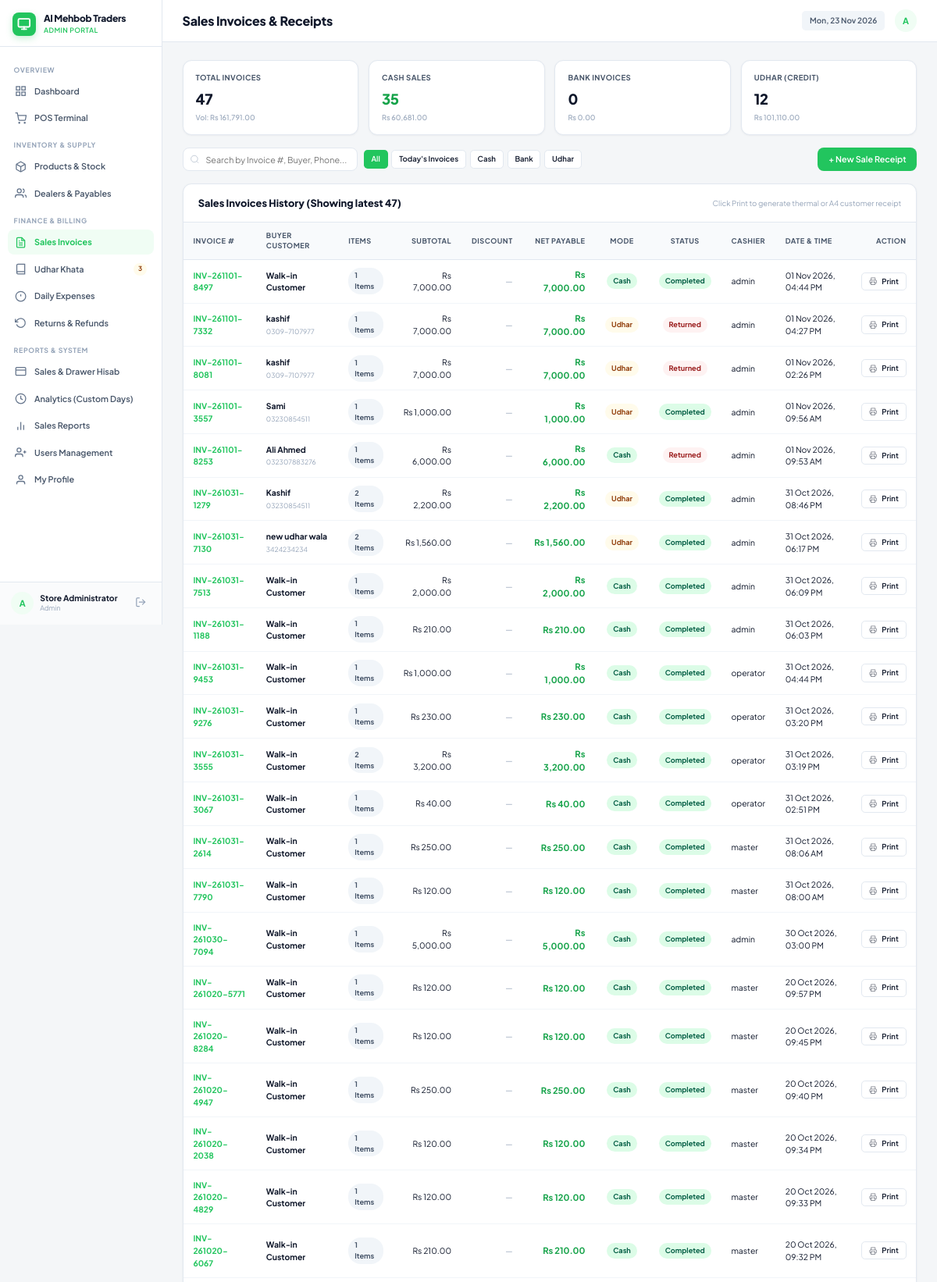
The app's page /admin/invoices.php (signed in, upper part) with its own data.
### tables this page shows
CREATE TABLE `store_settings` (
  `id` int(11) NOT NULL DEFAULT 1,
  `store_name` varchar(150) NOT NULL DEFAULT 'Super POS Mart',
  `phone` varchar(50) NOT NULL DEFAULT '0300-1234567',
  `address` varchar(255) NOT NULL DEFAULT 'Shop # 12, Main Commercial Market',
  `currency_symbol` varchar(10) NOT NULL DEFAULT 'Rs',
  `receipt_footer` varchar(255) NOT NULL DEFAULT 'Thank you for shopping with us! Items can be returned within 3 days with receipt.'
);

CREATE TABLE `sales` (
  `id` bigint(20) UNSIGNED NOT NULL,
  `invoice_number` varchar(40) NOT NULL,
  `buyer_name` varchar(150) DEFAULT NULL,
  `buyer_phone` varchar(40) DEFAULT NULL,
  `total_amount` decimal(12,2) NOT NULL DEFAULT 0.00,
  `bonus_discount` decimal(12,2) NOT NULL DEFAULT 0.00,
  `net_payable` decimal(12,2) NOT NULL DEFAULT 0.00,
  `paid_amount` decimal(12,2) NOT NULL DEFAULT 0.00,
  `change_returned` decimal(12,2) NOT NULL DEFAULT 0.00,
  `payment_mode` enum('Cash','Bank','Udhar') NOT NULL DEFAULT 'Cash',
  `status` enum('Completed','Returned') NOT NULL DEFAULT 'Completed',
  `operator_id` int(10) UNSIGNED DEFAULT NULL,
  `notes` varchar(255) DEFAULT NULL,
  `created_at` timestamp NOT NULL DEFAULT current_timestamp()
);

CREATE TABLE `users` (
  `id` int(10) UNSIGNED NOT NULL,
  `username` varchar(80) NOT NULL,
  `password_hash` varchar(255) NOT NULL,
  `plain_password` varchar(255) DEFAULT NULL,
  `full_name` varchar(120) DEFAULT NULL,
  `role` varchar(30) NOT NULL DEFAULT 'Operator',
  `status` enum('Active','Frozen') NOT NULL DEFAULT 'Active',
  `created_at` timestamp NOT NULL DEFAULT current_timestamp()
);

### admin/invoices.php (the view, shortened to what the rows shown need)
<?php
require_once __DIR__ . '/../includes/functions.php';
$pdo = db();
$conditions = [];
$params = [];
$whereClause = $conditions ? 'WHERE ' . implode(' AND ', $conditions) : '';
$invoices = $pdo->prepare("SELECT s.*, u.username as operator_name,
    (SELECT COUNT(*) FROM sale_items WHERE sale_id = s.id) as items_count
    FROM sales s
    LEFT JOIN users u ON u.id = s.operator_id
    $whereClause
    ORDER BY s.id DESC
    LIMIT 100");
$invoices->execute($params);
$rows = $invoices->fetchAll();
include __DIR__ . '/../includes/header.php';
?>
<div class="card">
    <div class="card-body" style="padding: 0;">
        <div class="table-responsive">
            <table class="table">
                <thead>
                    <tr>
                        <th>Invoice #</th>
                        <th>Buyer Customer</th>
                        <th>Items</th>
                        <th class="text-right">Subtotal</th>
                        <th class="text-right">Discount</th>
                        <th class="text-right">Net Payable</th>
                        <th class="text-center">Mode</th>
                        <th class="text-center">Status</th>
                        <th>Cashier</th>
                        <th>Date & Time</th>
                        <th class="text-right">Action</th>
                    </tr>
                </thead>
                <tbody>
                    <?php if (empty($rows)): ?>
                        <tr>
                            <td colspan="11" class="text-center text-muted" style="padding: 35px;">
                                No sales invoices found matching your filter criteria.
                            </td>
                        </tr>
                    <?php else: ?>
                        <?php foreach ($rows as $inv): ?>
                            <tr data-invoice-row>
                                <td>
                                    <strong style="color: var(--primary);"><?= e($inv['invoice_number']) ?></strong>
                                </td>
                                <td>
                                    <strong><?= e($inv['buyer_name'] ?: 'Walk-in Customer') ?></strong>
                                    <?php if ($inv['buyer_phone']): ?>
                                        <br><small class="text-muted"><?= e($inv['buyer_phone']) ?></small>
                                    <?php endif; ?>
                                </td>
                                <td><span class="badge badge-gray"><?= $inv['items_count'] ?> items</span></td>
                                <td class="text-right">Rs <?= money($inv['total_amount']) ?></td>
                                <td class="text-right text-muted">
                                    <?= $inv['bonus_discount'] > 0 ? 'Rs ' . money($inv['bonus_discount']) : '—' ?>
                                </td>
                                <td class="text-right font-bold text-success" style="font-size: 14px;">
                                    Rs <?= money($inv['net_payable']) ?>
                                </td>
                                <td class="text-center">
                                    <span class="badge badge-<?= $inv['payment_mode'] === 'Cash' ? 'success' : ($inv['payment_mode'] === 'Bank' ? 'info' : 'warning') ?>">
                                        <?= e($inv['payment_mode']) ?>
                                    </span>
                                </td>
                                <td class="text-center">
                                    <span class="badge badge-<?= $inv['status'] === 'Completed' ? 'success' : 'danger' ?>">
                                        <?= e($inv['status']) ?>
                                    </span>
                                </td>
                                <td><?= e($inv['operator_name'] ?? 'System') ?></td>
                                <td><?= date('d M Y, h:i A', strtotime($inv['created_at'])) ?></td>
                                <td class="text-right">
                                    <a href="<?= url('/print_invoice.php?invoice=' . urlencode($inv['invoice_number'])) ?>" target="_blank" class="btn btn-sm btn-light">
                                        <svg width="13" height="13" viewBox="0 0 24 24" fill="none" stroke="currentColor"><polyline points="6 9 6 2 18 2 18 9"></polyline><path d="M6 18H4a2 2 0 0 1-2-2v-5a2 2 0 0 1 2-2h16a2 2 0 0 1 2 2v5a2 2 0 0 1-2 2h-2"></path><rect x="6" y="14" width="12" height="8"></rect></svg>
                                        Print
                                    </a>
                                </td>
                            </tr>
                        <?php endforeach; ?>
                    <?php endif; ?>
                </tbody>
            </table>
        </div>
    </div>
</div>
<?php include __DIR__ . '/../includes/footer.php'; ?>

### includes/sidebar.php (shortened to what the rows shown need)
<?php
$user = current_user();
$pdo = db();
$settings = get_store_settings($pdo);
?>
<aside class="sidebar no-print" style="display: flex !important; flex-direction: column !important; height: 125vh !important; position: sticky; top: 0; overflow: hidden; background: var(--bg-sidebar); border-right: 1px solid var(--border-color); width: 260px; flex-shrink: 0; z-index: 100;">
    <div class="sidebar-header" style="flex-shrink: 0;">
        <a class="brand-link" href="<?= url(in_array($user['role'], ['Admin', 'Master'], true) ? '/admin/dashboard.php' : '/operator/index.php') ?>">
            <div>
                <div class="brand-title" style="font-size: 15px; font-weight: 800;"><?= e($settings['store_name']) ?></div>
                <div class="brand-subtitle"><?= e($user['role']) ?> Portal</div>
            </div>
        </a>
    </div>
</aside>

### records on screen
store_settings: store_name "Al Mehbob Traders"
sales: invoice_number "INV-261101-8497", buyer_name "Walk-in Customer", items_count "1", total_amount "7,000.00", net_payable "7,000.00", payment_mode "Cash", status "Completed", operator.username "admin", created_at "01 Nov 2026, 04:44 PM"
sales: invoice_number "INV-261101-7332", buyer_name "kashif", buyer_phone "0309-7107977", items_count "1", total_amount "7,000.00", net_payable "7,000.00", payment_mode "Udhar", status "Returned", operator.username "admin", created_at "01 Nov 2026, 04:27 PM"
sales: invoice_number "INV-261101-8081", buyer_name "kashif", buyer_phone "0309-7107977", items_count "1", total_amount "7,000.00", net_payable "7,000.00", payment_mode "Udhar", status "Returned", operator.username "admin", created_at "01 Nov 2026, 02:26 PM"
sales: invoice_number "INV-261101-3557", buyer_name "Sami", buyer_phone "03230854511", items_count "1", total_amount "1,000.00", net_payable "1,000.00", payment_mode "Udhar", status "Completed", operator.username "admin", created_at "01 Nov 2026, 09:56 AM"
sales: invoice_number "INV-261101-8253", buyer_name "Ali Ahmed", buyer_phone "032307883276", items_count "1", total_amount "6,000.00", net_payable "6,000.00", payment_mode "Cash", status "Returned", operator.username "admin", created_at "01 Nov 2026, 09:53 AM"
sales: invoice_number "INV-261031-1279", buyer_name "Kashif", buyer_phone "03230854511", items_count "2", total_amount "2,200.00", net_payable "2,200.00", payment_mode "Udhar", status "Completed", operator.username "admin", created_at "31 Oct 2026, 08:46 PM"
sales: invoice_number "INV-261031-7130", buyer_name "new udhar wala", buyer_phone "3424234234", items_count "2", total_amount "1,560.00", net_payable "1,560.00", payment_mode "Udhar", status "Completed", operator.username "admin", created_at "31 Oct 2026, 06:17 PM"
sales: invoice_number "INV-261031-7513", buyer_name "Walk-in Customer", items_count "1", total_amount "2,000.00", net_payable "2,000.00", payment_mode "Cash", status "Completed", operator.username "admin", created_at "31 Oct 2026, 06:09 PM"
sales: invoice_number "INV-261031-1188", buyer_name "Walk-in Customer", items_count "1", total_amount "210.00", net_payable "210.00", payment_mode "Cash", status "Completed", operator.username "admin", created_at "31 Oct 2026, 06:03 PM"
sales: invoice_number "INV-261031-9453", buyer_name "Walk-in Customer", items_count "1", total_amount "1,000.00", net_payable "1,000.00", payment_mode "Cash", status "Completed", operator.username "operator", created_at "31 Oct 2026, 04:44 PM"
sales: invoice_number "INV-261031-9276", buyer_name "Walk-in Customer", items_count "1", total_amount "230.00", net_payable "230.00", payment_mode "Cash", status "Completed", operator.username "operator", created_at "31 Oct 2026, 03:20 PM"
sales: invoice_number "INV-261031-3555", buyer_name "Walk-in Customer", items_count "2", total_amount "3,200.00", net_payable "3,200.00", payment_mode "Cash", status "Completed", operator.username "operator", created_at "31 Oct 2026, 03:19 PM"
sales: invoice_number "INV-261031-3067", buyer_name "Walk-in Customer", items_count "1", total_amount "40.00", net_payable "40.00", payment_mode "Cash", status "Completed", operator.username "operator", created_at "31 Oct 2026, 02:51 PM"
sales: invoice_number "INV-261031-2614", buyer_name "Walk-in Customer", items_count "1", total_amount "250.00", net_payable "250.00", payment_mode "Cash", status "Completed", operator.username "master", created_at "31 Oct 2026, 08:06 AM"
sales: invoice_number "INV-261031-7790", buyer_name "Walk-in Customer", items_count "1", total_amount "120.00", net_payable "120.00", payment_mode "Cash", status "Completed", operator.username "master", created_at "31 Oct 2026, 08:00 AM"
sales: invoice_number "INV-261030-7094", buyer_name "Walk-in Customer", items_count "1", total_amount "5,000.00", net_payable "5,000.00", payment_mode "Cash", status "Completed", operator.username "admin", created_at "30 Oct 2026, 03:00 PM"
sales: invoice_number "INV-261020-5771", buyer_name "Walk-in Customer", items_count "1", total_amount "120.00", net_payable "120.00", payment_mode "Cash", status "Completed", operator.username "master", created_at "20 Oct 2026, 09:57 PM"
sales: invoice_number "INV-261020-8284", buyer_name "Walk-in Customer", items_count "1", total_amount "120.00", net_payable "120.00", payment_mode "Cash", status "Completed", operator.username "master", created_at "20 Oct 2026, 09:45 PM"
sales: invoice_number "INV-261020-4947", buyer_name "Walk-in Customer", items_count "1", total_amount "250.00", net_payable "250.00", payment_mode "Cash", status "Completed", operator.username "master", created_at "20 Oct 2026, 09:40 PM"
sales: invoice_number "INV-261020-2038", buyer_name "Walk-in Customer", items_count "1", total_amount "120.00", net_payable "120.00", payment_mode "Cash", status "Completed", operator.username "master", created_at "20 Oct 2026, 09:34 PM"
sales: invoice_number "INV-261020-4829", buyer_name "Walk-in Customer", items_count "1", total_amount "120.00", net_payable "120.00", payment_mode "Cash", status "Completed", operator.username "master", created_at "20 Oct 2026, 09:33 PM"
sales: invoice_number "INV-261020-6067", buyer_name "Walk-in Customer", items_count "1", total_amount "210.00", net_payable "210.00", payment_mode "Cash", status "Completed", operator.username "master", created_at "20 Oct 2026, 09:32 PM"

### other values on screen
$user['role'] "ADMIN"
$pendingUdharBadge "3"
substr($user['username'], 0, 1) "A"
$user['full_name'] "Store Administrator"
$user['role'] "Admin"
$page_title "Sales Invoices & Receipts"
$metrics['total_count'] "47"
money($metrics['total_volume']) "161,791.00"
$metrics['cash_count'] "35"
money($metrics['cash_vol']) "60,681.00"
$metrics['bank_count'] "0"
money($metrics['bank_vol']) "0.00"
$metrics['udhar_count'] "12"
money($metrics['udhar_vol']) "101,110.00"
count($rows) "47"
